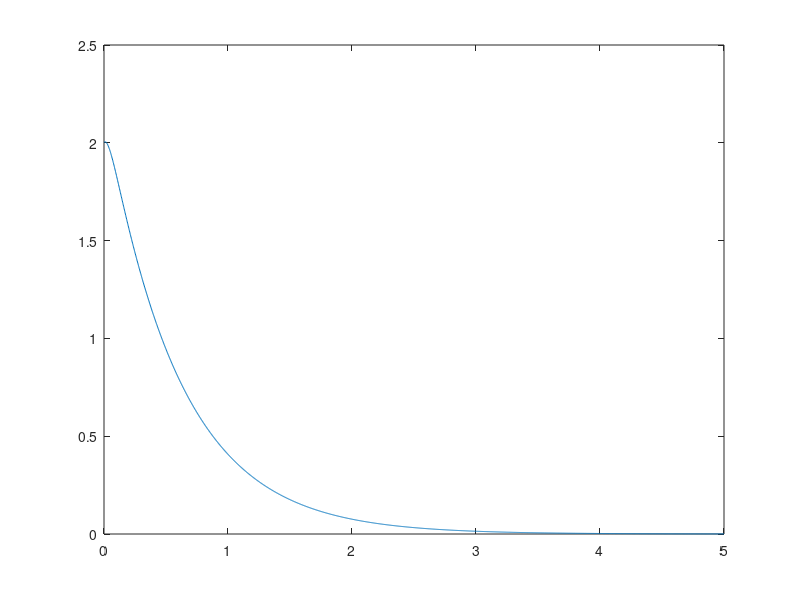

Write MATLAB code to recreate this figure.
%
clear all

% Created on Saturday Feb 06 10:42:00 2021
% Author: Juan Guarin Rojas
 
% Parametros y condiciones iniciales del código
N=2000;
t=linspace(0,5,N);
CI=[2, 1]; %condiciones iniciales ['pocisión inicial','velocidad inicial']
h=(t(N)-t(1))/N;
w = 2*pi; %frecuencia angular
y = 2*w;  %factor gamma

% Matriz del SEL
M=zeros(N);
M(1,1)=2;
for i=2:N %filas
    for j=1:N %columnas
        
        if(i==j)
            M(i,j) = 1+y*h;
        elseif (i-j)==1
            M(i,j) = w^2*h^2-2;
        elseif (i-j)==2
            M(i,j) = 1-y*h;
        end
    end
end
        
v=zeros(N,1);
v(1)=2*h*CI(2)*(1-y*h)-(w^2*h^2-2)*CI(1);
v(2)=(y*h-1)*CI(1);

x=linsolve(M,v); %soluciona M.x=v
plot(t,x)
